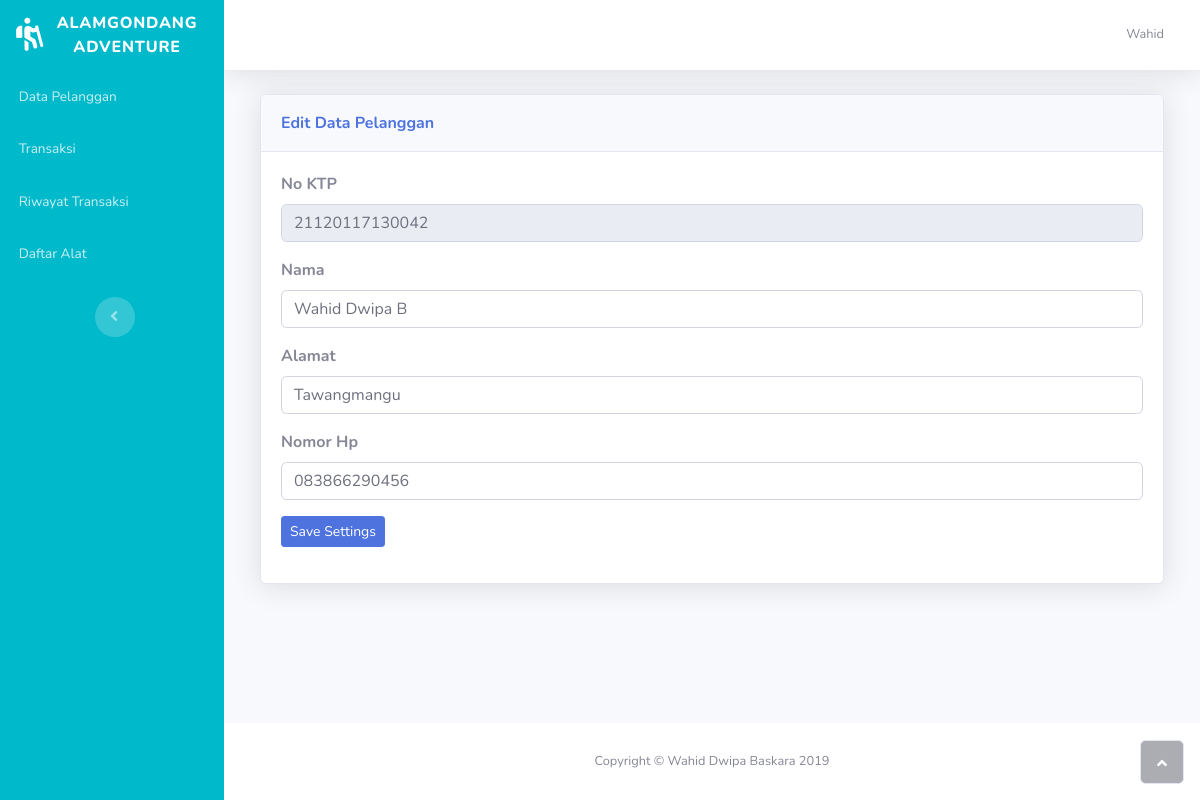
The page /edit_pelanggan.php?id=21120117130042 (signed in) on the database as committed earlier.
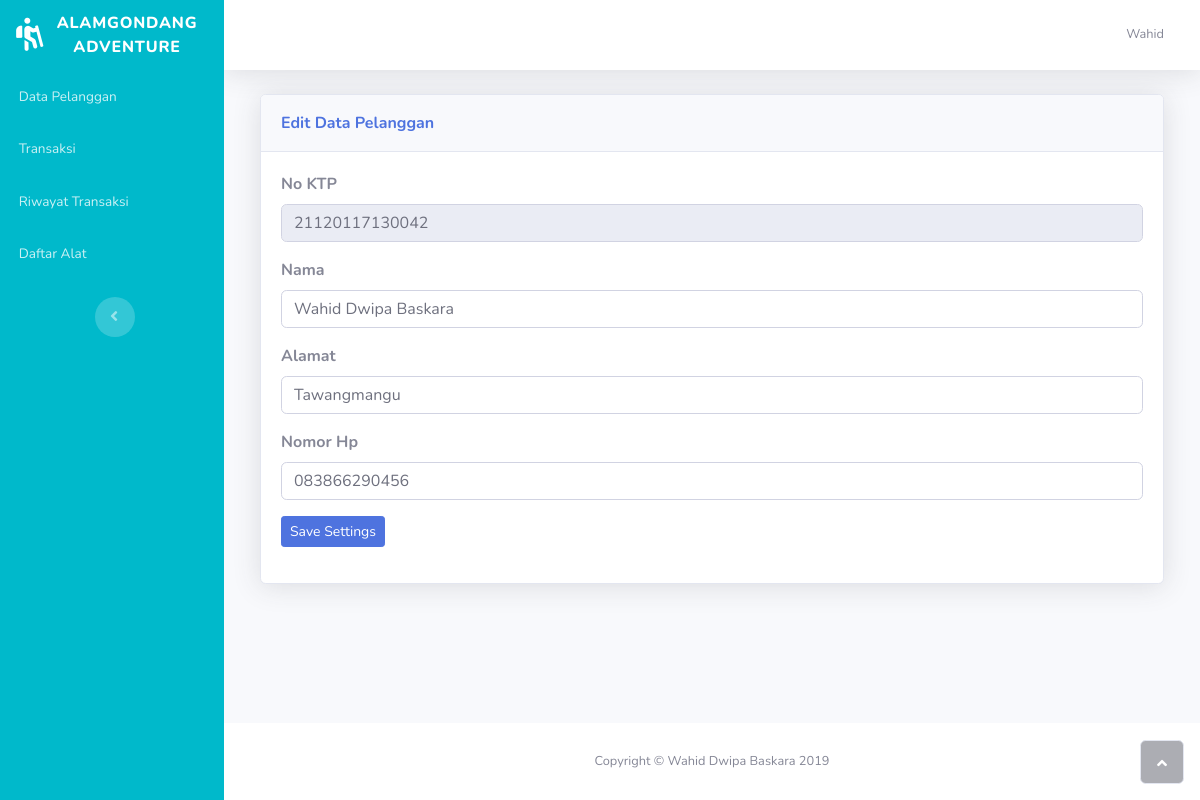
The same page on the database as committed later.
### tables this page shows
CREATE TABLE `penyewa` (
  `no_ktp` bigint(30) NOT NULL,
  `nama` varchar(100) NOT NULL,
  `alamat` varchar(100) NOT NULL,
  `no_hp` varchar(15) NOT NULL
);

### edit_pelanggan.php (the view, shortened to what the changed rows need)
<!DOCTYPE html>
<html>
<head>
    <link rel="stylesheet" href="assets/bootstrap/css/bootstrap.min.css">
    <link rel="stylesheet" href="assets/fonts/fontawesome-all.min.css">
    <link rel="stylesheet" href="assets/fonts/font-awesome.min.css">
    <link rel="stylesheet" href="assets/fonts/fontawesome5-overrides.min.css">
    <link rel="stylesheet" href="https://cdnjs.cloudflare.com/ajax/libs/animate.css/3.5.2/animate.min.css">
    <link rel="stylesheet" href="https://cdnjs.cloudflare.com/ajax/libs/aos/2.1.1/aos.css">
    <link rel="stylesheet" href="assets/css/Landing-Page---Parallax-Background---Logo-Heading-ButtonGIF.css">
</head>
<body id="page-top">
    <div id="wrapper">
        <div class="d-flex flex-column" id="content-wrapper">
            <div id="content">
                <div class="container-fluid">
                    <div class="col">
                        <div class="card shadow">
                            <div class="card-body">
                                <?php
                                include "koneksi.php";
                                $id = $_GET['id'];
                                $query = mysqli_query($connect, "select * from penyewa where no_ktp='$id'") or die(mysqli_error($connect));
                                while ($plg = mysqli_fetch_array($query)) {
                                    $no_ktp = $plg['no_ktp'];
                                    $nama = $plg['nama'];
                                    $alamat = $plg['alamat'];
                                    $no_hp = $plg['no_hp'];
                                }
                                ?>
                                <form method="post" action="aksi_edit_pelanggan.php?id=<?php echo $id ?>">
                                    <div class="form-group">
                                        <label for="address">
                                            <strong>No KTP</strong>
                                            <br>
                                        </label>
                                        <input disabled value="<?php echo $no_ktp; ?>" class="form-control" type="text" name="no_ktp" onkeypress="return event.charCode >= 48 && event.charCode <=57" required>
                                    </div>
                                    <div class="form-group">
                                        <label for="address">
                                            <strong>Nama</strong>
                                            <br>
                                        </label>
                                        <input value="<?php echo $nama; ?>" class="form-control" type="text" name="nama" onkeypress="return event.charCode < 48 || event.charCode  >57" required>
                                    </div>
                                    <div class="form-group">
                                        <label for="address">
                                            <strong>Alamat</strong>
                                            <br>
                                        </label>
                                        <input value="<?php echo $alamat; ?>" class="form-control" type="text" name="alamat">
                                    </div>
                                    <div class="form-group">
                                        <label for="address">
                                            <strong>Nomor Hp</strong>
                                            <br>
                                        </label>
                                        <input value="<?php echo $no_hp; ?>" class="form-control" type="text" name="no_hp" onkeypress="return event.charCode >= 48 && event.charCode <=57" required>
                                    </div>
                                </form>
                            </div>
                        </div>
                    </div>
                </div>
            </div>
        </div><a class="border rounded d-inline scroll-to-top" href="#page-top"><i class="fas fa-angle-up"></i></a>
    </div>
</body>
</html>

Rows that differ between the two databases and show on the page:
changed penyewa "Tawangmangu": nama "Wahid Dwipa B" → "Wahid Dwipa Baskara"
